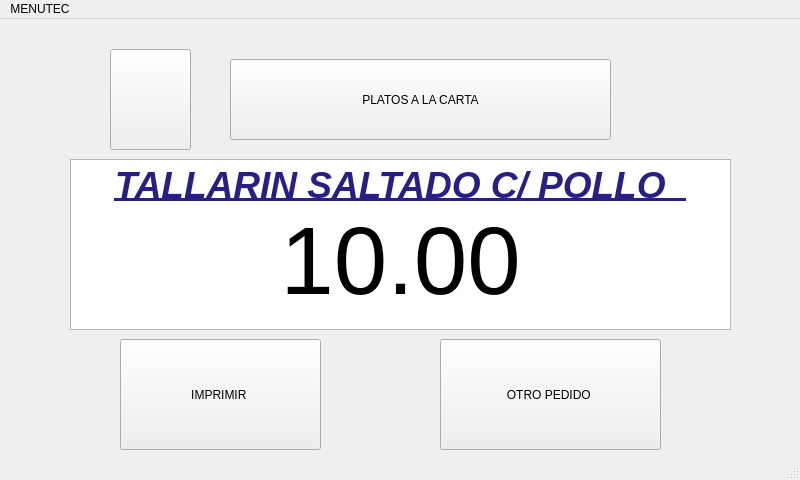
<?xml version="1.0" encoding="UTF-8"?>
<ui version="4.0">
 <class>pc4Window</class>
 <widget class="QMainWindow" name="pc4Window">
  <property name="geometry">
   <rect>
    <x>0</x>
    <y>0</y>
    <width>800</width>
    <height>480</height>
   </rect>
  </property>
  <property name="windowTitle">
   <string>MainWindow</string>
  </property>
  <widget class="QWidget" name="centralwidget">
   <widget class="QPushButton" name="btnPedido44">
    <property name="geometry">
     <rect>
      <x>440</x>
      <y>320</y>
      <width>221</width>
      <height>111</height>
     </rect>
    </property>
    <property name="text">
     <string>OTRO PEDIDO </string>
    </property>
   </widget>
   <widget class="QPushButton" name="btnIzquierda44">
    <property name="geometry">
     <rect>
      <x>110</x>
      <y>30</y>
      <width>81</width>
      <height>101</height>
     </rect>
    </property>
    <property name="text">
     <string/>
    </property>
    <property name="icon">
     <iconset>
      <normaloff>flecha-hacia-la-izquierda-antes-de-icono-4330-128.png</normaloff>flecha-hacia-la-izquierda-antes-de-icono-4330-128.png</iconset>
    </property>
    <property name="iconSize">
     <size>
      <width>100</width>
      <height>100</height>
     </size>
    </property>
   </widget>
   <widget class="QTextEdit" name="textEdit_2">
    <property name="geometry">
     <rect>
      <x>70</x>
      <y>140</y>
      <width>661</width>
      <height>171</height>
     </rect>
    </property>
    <property name="html">
     <string>&lt;!DOCTYPE HTML PUBLIC &quot;-//W3C//DTD HTML 4.0//EN&quot; &quot;http://www.w3.org/TR/REC-html40/strict.dtd&quot;&gt;
&lt;html&gt;&lt;head&gt;&lt;meta name=&quot;qrichtext&quot; content=&quot;1&quot; /&gt;&lt;style type=&quot;text/css&quot;&gt;
p, li { white-space: pre-wrap; }
&lt;/style&gt;&lt;/head&gt;&lt;body style=&quot; font-family:'Ubuntu'; font-size:11pt; font-weight:400; font-style:normal;&quot;&gt;
&lt;p align=&quot;center&quot; style=&quot; margin-top:0px; margin-bottom:0px; margin-left:0px; margin-right:0px; -qt-block-indent:0; text-indent:0px;&quot;&gt;&lt;span style=&quot; font-size:28pt; font-weight:600; font-style:italic; text-decoration: underline; color:#281f84;&quot;&gt;TALLARIN SALTADO C/ POLLO  &lt;/span&gt;&lt;/p&gt;
&lt;p align=&quot;center&quot; style=&quot; margin-top:0px; margin-bottom:0px; margin-left:0px; margin-right:0px; -qt-block-indent:0; text-indent:0px;&quot;&gt;&lt;span style=&quot; font-size:72pt;&quot;&gt;10.00&lt;/span&gt;&lt;/p&gt;&lt;/body&gt;&lt;/html&gt;</string>
    </property>
   </widget>
   <widget class="QPushButton" name="btnPlatosalacarta4">
    <property name="geometry">
     <rect>
      <x>230</x>
      <y>40</y>
      <width>381</width>
      <height>81</height>
     </rect>
    </property>
    <property name="text">
     <string>PLATOS A LA CARTA</string>
    </property>
    <property name="icon">
     <iconset>
      <normaloff>UTEC.png</normaloff>UTEC.png</iconset>
    </property>
   </widget>
   <widget class="QPushButton" name="btnImprimir44">
    <property name="geometry">
     <rect>
      <x>120</x>
      <y>320</y>
      <width>201</width>
      <height>111</height>
     </rect>
    </property>
    <property name="text">
     <string>IMPRIMIR </string>
    </property>
   </widget>
  </widget>
  <widget class="QMenuBar" name="menubar">
   <property name="geometry">
    <rect>
     <x>0</x>
     <y>0</y>
     <width>800</width>
     <height>25</height>
    </rect>
   </property>
   <widget class="QMenu" name="menuMENUTEC">
    <property name="title">
     <string>MENUTEC</string>
    </property>
   </widget>
   <addaction name="menuMENUTEC"/>
  </widget>
  <widget class="QStatusBar" name="statusbar"/>
 </widget>
 <resources/>
 <connections/>
</ui>
